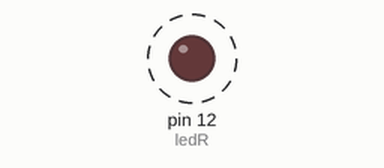
A sketch run on a simulated Arduino Uno, built with avr-gcc and run on an emulated ATmega328P. Parts: output pins drawn as LEDs (lit = HIGH). Dashed ring = blinking.

Above: at 0.5 s.
Timing chart, 0 to 4.6 s (numbered marks = the images above):
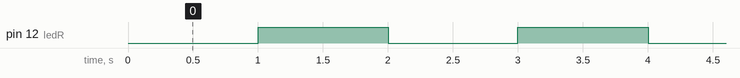

The sketch:

Blink_With_Millis.ino
```cpp
/*
 * Name: Bheesham Ramkissoon
 * Date: April 26, 2019
 * Description: Blinks 2 LEDs using the Millis() function
 */

 // Declaring the LED pin
 const int ledR = 12; // red LED

 // setting the default LED state
 int led1State = LOW;

 //declaring a long to keep track of the milliseconds
 unsigned long previousMillis = 0;

 // declaring and initializing the interval at which the LED will swtich on and off
 const long interval = 1000;

void setup() {
  // put your setup code here, to run once:
  pinMode(ledR, OUTPUT);
}

void loop() {
  // put your main code here, to run repeatedly:
  unsigned long currentMillis = millis(); // store the current clock value

  if (currentMillis - previousMillis >= interval){
    //save the current clock value to previous millis
    previousMillis = currentMillis;

    // if the LED is off, turn it on and vice versa
    if (led1State == LOW){
      led1State = HIGH;
    }
    else{
      led1State = LOW;
    }

    // set the LED to its appropriate state
    digitalWrite(ledR, led1State);
  }
}
```

Measured:
- by itself, pin 12 (ledR): alternates HIGH for 1.0 s and LOW for 1.0 s
